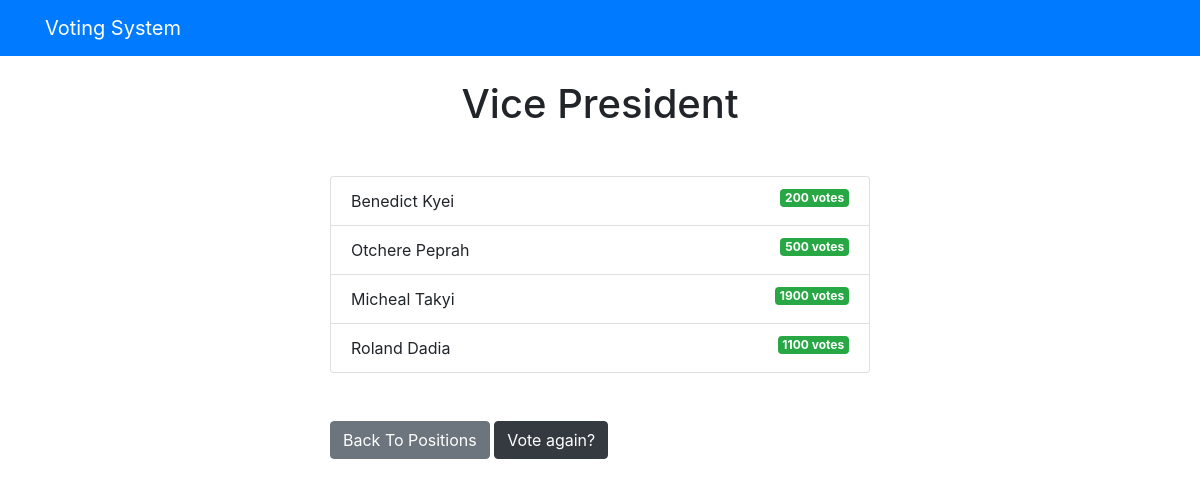
The page /voting/5/results/ on the database its author committed.
### voting/models.py (models this page shows, shortened)
class Question(models.Model):
    question_text = models.CharField(max_length=200)
    pub_date = models.DateTimeField('date published')

class Choice(models.Model):
    question = models.ForeignKey(Question, on_delete=models.CASCADE)
    choice_text = models.CharField(max_length=200)
    votes = models.IntegerField(default=0)

### voting/views.py (the view)
# urls.py: path('<int:question_id>/results/', views.results, name='results'),
def results(request, question_id):
    question = get_object_or_404(Question, pk=question_id)
    return render(request, 'voting/results.html', {'question': question})

### templates/voting/results.html (shortened to what this page needs)
{% extends 'base.html' %}
{% block content %}
<h1 class="mb-5 text-center">{{ question.question_text }}</h1>
<ul class="list-group mb-5">
	{% for choice in question.choice_set.all %}
	<li class="list-group-item">
		{{ choice.choice_text }}  <span class="badge badge-success float-right">{{ choice.votes }} vote{{ choice.votes | pluralize }}</span>
	</li>
	{% endfor %}
</ul>
<a class="btn btn-secondary" href="{% url 'voting:index' %}">Back To Positions</a>
<a class="btn btn-dark" href="{% url 'voting:detail' question.id %}">Vote again?</a>
{% endblock %}

### templates/base.html (shortened to what this page needs)
<!DOCTYPE html>
<html lang="en">
<head>
    <link
      rel="stylesheet"
      href="https://stackpath.bootstrapcdn.com/bootstrap/4.3.1/css/bootstrap.min.css"
    />
</head>
<body>
    {% include 'partials/_navbar.html'%}
    <div class="container">
        <div class="row">
            <div class="col-md-6 m-auto">
                {% block content %}{% endblock %}
            </div>
        </div>
    </div>
</body>
</html>

### templates/partials/_navbar.html
<nav class="navbar navbar-dark bg-primary mb-4">
    <div class="container">
        <a href="/" class="navbar-brand">Voting System</a>
    </div>
</nav>

### rows shown on the page
Question: question_text "Vice President"
Choice: choice_text "Benedict Kyei", votes "200", votes|pluralize "s"
Choice: choice_text "Otchere Peprah", votes "500", votes|pluralize "s"
Choice: choice_text "Micheal Takyi", votes "1900", votes|pluralize "s"
Choice: choice_text "Roland Dadia", votes "1100", votes|pluralize "s"
